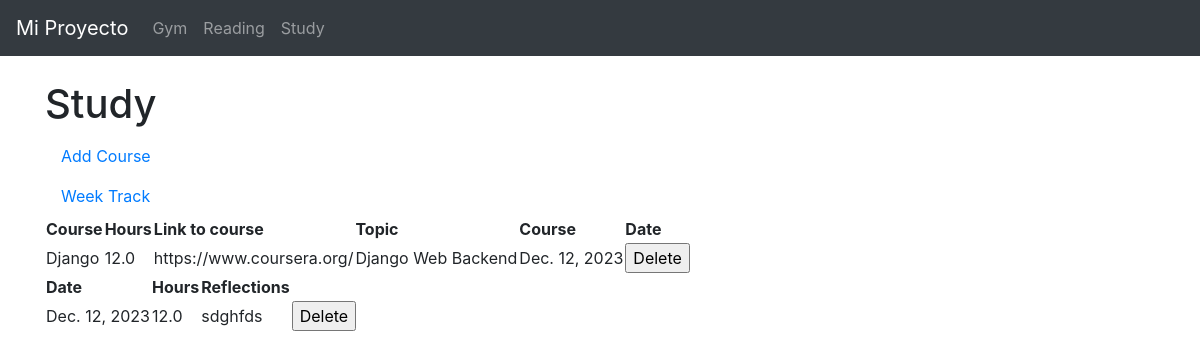
The app's page /study/, older data.
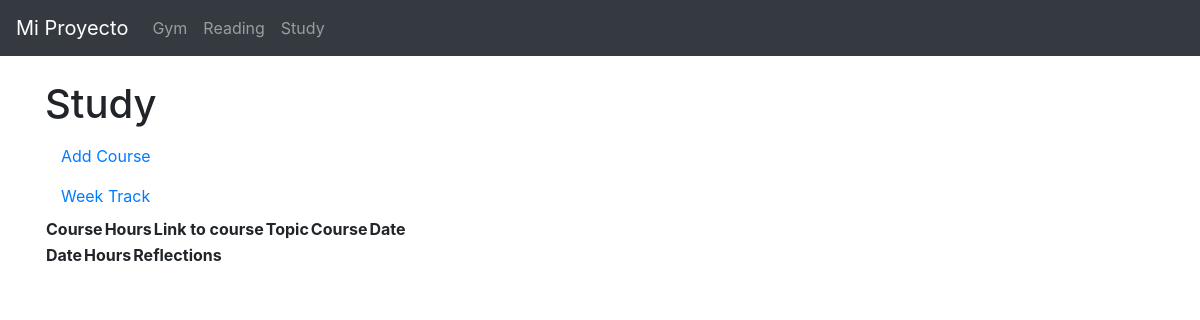
The same page, newer data.
### study/models.py (models this page shows, shortened)
class Courses(models.Model):
    name = models.CharField(max_length=100)
    topic = models.CharField(max_length=100)
    hours = models.FloatField()
    modules = models.IntegerField()
    link_to_course = models.CharField(max_length=100)
    date = models.DateField()

class weekly_track(models.Model):
    hours_studied = models.FloatField()
    modules_studied = models.IntegerField()
    reflexions = models.TextField()
    date = models.DateField()

### study/views.py (the view)
# urls.py: path('study/', include('study.urls')),
def study(request):
    study_data = Courses.objects.all()
    weeklt_data = weekly_track.objects.all()
    context = {'study_data': study_data, 'weeklt_data': weeklt_data}
    return render(request, 'study.html', context)

### study/templates/study.html (shortened to what this page needs)
<!DOCTYPE html>
<html lang="en" data-theme="light">
<head>
    <link rel="stylesheet" href="https://cdn.jsdelivr.net/npm/@picocss/pico@1/css/pico.min.css">
</head>
<body>
{% extends 'base.html' %}
{% block content %}
    <h1>Study</h1>
        <a class="nav-link" href="{% url 'add_study' %}">Add Course</a>
        <a class="nav-link" href="{% url 'weekly_add' %}">Week Track</a>
        <table>
            <tr>
                <th>Course</th>
                <th>Hours</th>
                <th>Link to course</th>
                <th>Topic</th>
                <th>Course</th>
                <th>Date</th>
            </tr>
            {% for i in study_data %}
            <tr>
                <td>{{ i.name }}</td>
                <td>{{ i.hours }}</td>
                <td>{{ i.link_to_course }}</td>
                <td>{{ i.topic }}</td>
                <td>{{ i.date }}</td>
                <td>
                    <form action="{% url 'remove_course' i.id %}" method="post">
                        <input type="submit" value="Delete">
                </td>
            </tr>
        </table>
    {% endfor %}
        <table>
            <tr>
                <th>Date</th>
                <th>Hours </th>
                <th>Reflections</th>
            </tr>
            {% for i in weeklt_data %}
            <tr>
                <td>{{ i.date }}</td>
                <td>{{ i.hours_studied }}</td>
                <td>{{ i.reflexions }}</td>
                <td>
                    <form action="{% url 'remove_reflections' i.id %}" method="post">
                        <input type="submit" value="Delete">
                </td>
            </tr>
        </table>
    {% endfor %}
{% endblock %}

Row changes from the older to the newer data that the page shows:
removed Courses: name "Django", hours "12.0", link_to_course "https://www.coursera.org/", topic "Django Web Backend", date "Dec. 12, 2023"
removed weekly_track: date "Dec. 12, 2023", hours_studied "12.0", reflexions "sdghfds"
